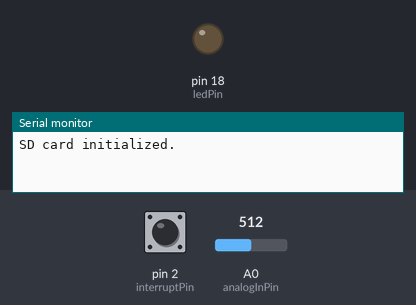
The sketch below on a simulated Arduino Uno, built with avr-gcc and run on an emulated ATmega328P. Parts: output pins drawn as LEDs (lit = HIGH), the last lines printed to the serial monitor. The test bench sets the inputs (shaded band); at power-on: pin 2 (interruptPin) HIGH, A0 (analogInPin) = 512. Storage starts empty.

Above: at 1.4 s.
1.5 s: pin 2 (interruptPin) pulled LOW for 0.15 s
At 2.5 s:
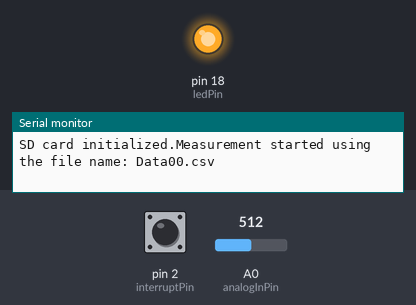
4.6 s: pin 2 (interruptPin) pulled LOW for 1 s
At 5.9 s:
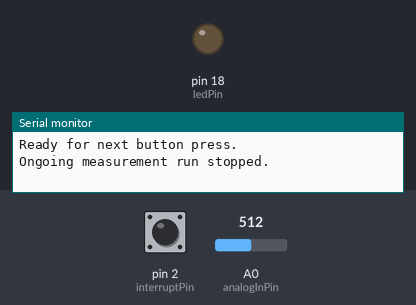
7.1 s: pin 2 (interruptPin) pulled LOW for 3.2 s
At 10.9 s:
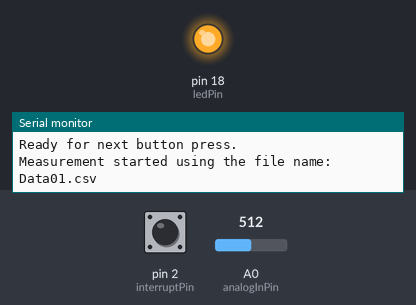
Timing chart, 0 to 12.4 s (numbered marks = the images above; inputs shaded):
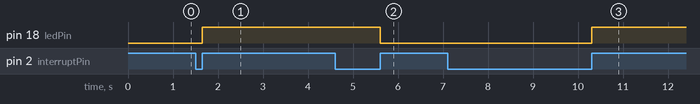

Measured:
- after the input at 1.5 s, pin 18 (ledPin): LOW → HIGH after 0.15 s
- after the input at 4.6 s, pin 18 (ledPin): HIGH → LOW after 1.0 s
- after the input at 7.1 s, pin 18 (ledPin): LOW → HIGH after 3.2 s

The sketch:

SD_ESP8266.ino
```cpp
//Libraries:

//Standard libraries:

#include <TimeLib.h>

//Custom libraries:

#include "watermeas_defines.h"
#include "watermeas_SD.h"
#include "watermeas_measure.h"

//Defines:

#define FILE_BASE_NAME "Data" //Log file base name.  Must be six characters or less.

//Global variables:

//SD card variables:
SdClassWrap sd; //File system object.
SdFileWrap file; //File descriptor.
SD_dbconf dbconf; //Structure containing the entire database configuration.
const uint8_t chipSelect = 15; //SD chip select pin. Be sure to disable any other SPI devices such as Enet.

//Serial variables:
char read_buffer[150];
char write_buffer[150];
int serial_read_count;

//Measurement variables:
int active_run;

void setup() {

    //Starting serial connection.
    Serial.begin(115200);
    serial_read_count = 0; //Resetting the read counter (the program did not read anything yet).

    //Initialize the SD card at SPI_HALF_SPEED to avoid bus errors with breadboards. Use SPI_FULL_SPEED for better performance.
    if (!sd.begin(chipSelect)) {
        Serial.print("SD card init failed.");
    }
    else {
      Serial.print("SD card initialized.");
      SD_configdb(&sd, &dbconf, FILE_BASE_NAME, 90); //Proceed with file initialization if SD library is working.
    }

    //In the beginning there are no ongoing measurement runs.
    active_run = 0;

    //Setup interrupt to control measurement run status.
    measure_config(1000);

}

void loop() {

    //Read data from serial.
    if(Serial.available() > 0)
        for(int k = 0, n = Serial.available(); k < n; k++) read_buffer[serial_read_count++] = Serial.read();

    //Check if a full command has arrived.
    if(serial_read_count >= 2){ //A command is composed by an identification byte and a command body byte.

        //Reset read count.
        serial_read_count = 0;

        //Check for specific serial commands
        if(read_buffer[0] == SERIAL_COMMAND_LS){ //An ls command asks the sensor to give the information of all the stored file (number of files and their name).

            //Identify command.
            Serial.print("LS command was issued.\n");

            //Get all the files by order (then write file name to serial).
            SD_list_files(&sd, &dbconf, write_buffer);

        }

        else if(read_buffer[0] == SERIAL_COMMAND_FILE_READ){ //A read command reads a file with a specific number

            //Auxiliary variables.
            char fileName[13];
            int file_number, aux;

            //Identify command.
            Serial.print("READ_FILE command was issued.\n");

            //Get file name.
            file_number = read_buffer[1] - 48;
            if(SD_get_file_name(&sd, &dbconf, file_number, fileName) == 1){

                //Open file for reading.
                Serial.println(fileName);
                if ( !(file = sd.open(fileName, O_READ | O_WRITE)) ){
                    sprintf(write_buffer, "File %d not opened.\n", file_number); //Issue an error if open failed.
                    Serial.print(write_buffer);
                }

                //Read file.
                else {

                    //Notify the user of the action.
                    sprintf(write_buffer, "Reading file %s...\n", fileName);

                    //Read target file.
                    while( (aux = file.read(write_buffer, 128)) > 0){
                        Serial.write(write_buffer, aux);
                    }

                    //Close file.
                    file.close();

                }

            }

        }

        else if(read_buffer[0] == SERIAL_COMMAND_INIT_RUN){ //An init run command initializes a run file and gives the program permission to write sensor data to it

            //Start run.
            active_run = measure_start_run(&sd, &dbconf);

        }

        else if(read_buffer[0] == SERIAL_COMMAND_END_RUN){ //An end run command finalizes an ongoing run and closes the run file

            //Close measurement run file if a run was active.
            if(active_run){
                active_run = measure_stop_run(&sd, &dbconf); //The run is nolonger active.
            }
            else
                Serial.println("No ongoing measurement run to close. Ignoring command...");

        }

        /*else if(read_buffer[0] == SERIAL_COMMAND_SYNC_TIME){ //Time sync command recieves a time string to get the most recent time onto the arduino

            //Aux vars for time
            char sent_time[11];
            unsigned long sent_time_int;

            Serial.println("A time Sync command was issued");
            //Getting timestamp - ten character string
            for(int k = 0; k < 10; k++){
                sent_time[k]=read_buffer[k+2];
            }
            sent_time_int=atol(sent_time);
            if(sent_time_int>1000000000 && sent_time_int<9999999999){

                Serial.println("Good date, updating time");
                Serial.println(sent_time_int);
                setTime(sent_time_int);
                Serial.print(hour());
                Serial.print(":");
                Serial.print(minute());
                Serial.print(":");
                Serial.print(second());
                Serial.print(" ");
                Serial.print(day());
                Serial.print(" ");
                Serial.print(month());
                Serial.print(" ");
                Serial.print(year());
                Serial.println();
            }
            else
                Serial.println("Bad date, not updated");

        }*/

        else{

            //Unrecognized command
            Serial.println("Command not recognized");
        }

    }

    //Control measurement run status
    active_run = measure_control(&sd, &dbconf);

}
```

watermeas_SD.cpp
```cpp
//Libraries:

//Standard libraries.
#include <stdio.h>
#include <stdlib.h>

//Custom libraries.
#include "watermeas_SD.h"

//Code:

//Auxiliar function for file names.
uint32_t SD_next_file_name(uint32_t base_name_size, char* file_name){

    if (file_name[base_name_size + 1] != '9') {
        file_name[base_name_size + 1]++;
    } else if (file_name[base_name_size] != '9') {
        file_name[base_name_size + 1] = '0';
        file_name[base_name_size]++;
    } else {
        return 0;
    }
    return 1;

}

//Configure database.
void SD_configdb(SdClassWrap* sd, SD_dbconf* dbconf, char* base_name, uint32_t nfiles_max){

    //The database is now configured.
    dbconf->initialized = 1;

    //Initialize data base's base_name.
    memcpy(dbconf->base_name, base_name, strlen(base_name) * sizeof(char) );

    //Get number of files stored in SD with the same base_name.
    dbconf->nfiles_max = nfiles_max; //NOTE: this line needs to be before the next one!
    dbconf->nfiles = SD_number_of_existing_files(sd, dbconf);


}

//Get next unused file name.
void SD_next_unused_file_name(SdClassWrap* sd, SD_dbconf* dbconf, char* file_name){

    //Auxiliary variables.
    uint8_t base_name_size = strlen(dbconf->base_name);

    //Return if database is not initialized.
    if(dbconf->initialized == 0) return ;

    //Check maximum file size.
    if (base_name_size > 6){
        Serial.println("base_name too long.");
        return;
    }

    //Initialize file name.
    sprintf(file_name, "%s00.csv", dbconf->base_name);

    //Look sequentially through a free file name (files go up to number 99).
    while(1) {

        //If file does not exist then this is the next file name to use.
        if(!sd->exists(file_name))
            return ; //Return immidiately.

        //Get next file name.
        if(SD_next_file_name(base_name_size, file_name) == 0){
            Serial.println("File number too large!!");
            return;
        }

    }

    //File name is not valid, so cut the string
    file_name[0] = '\0';

}

//Get number of files stored in SD with the same base_name.
int SD_number_of_existing_files(SdClassWrap* sd, SD_dbconf* dbconf){

    //Auxiliary variables.
    char file_name[13];
    uint8_t base_name_size = strlen(dbconf->base_name);
    int nfiles = 0;

    //Return if database is not initialized.
    if(dbconf->initialized == 0) return nfiles; //zero files in this case.

    //Check maximum file size.
    if (base_name_size > 6){
        Serial.println("base_name too long.");
        return 0;
    }

    //Initialize file name.
    sprintf(file_name, "%s00.csv", dbconf->base_name);

    //Look sequentially through a free file name (files go up to number 99).
    for(int k = 0; k < dbconf->nfiles_max; k++){

        //Increase file number if the file with this name exists
        if(sd->exists(file_name))
            nfiles++;

        //Get next file name.
        if(SD_next_file_name(base_name_size, file_name) == 0){
            Serial.println("File number too large!!");
            return 0;
        }

    }

    //Return number of files.
    return nfiles;

}

//Get file name.
int SD_get_file_name(SdClassWrap* sd, SD_dbconf* dbconf, int file_number, char* file_name){

    //Auxiliary variables.
    uint8_t base_name_size = strlen(dbconf->base_name);

    //Check if required file is inside the number of files currently existing in the SD.
    if( (file_number < 0) || (file_number >= dbconf->nfiles) ){
        Serial.print("Required file does not exist.");
        return 0; //Return failure.
    }

    //Initialize file name.
    sprintf(file_name, "%s00.csv", dbconf->base_name);

    //Go through all possible file names.
    for(int k = 0; k < file_number; ){

        //Check the existance of this file
        if(sd->exists(file_name)) k++; //If it exists then go to the next file in the database.

        //Get next file name.
        if(SD_next_file_name(base_name_size, file_name) == 0)
            return 0; //File name cannot be retreived.
    }

    return 1; //Return success.

}

//List file names.
void SD_list_files(SdClassWrap* sd, SD_dbconf* dbconf, char* write_buffer){

    //Auxiliary variables.
    uint8_t base_name_size = strlen(dbconf->base_name);
    char file_name[13];

    //Write number of files.
    sprintf(write_buffer, "Number of files: ");
    Serial.print(write_buffer);
    Serial.println(dbconf->nfiles);

    //Initialize file name.
    sprintf(file_name, "%s00.csv", dbconf->base_name);

    //Go through all possible file names.
    for(int k = 0; k < dbconf->nfiles; ){

        //Check the existance of this file.
        if(sd->exists(file_name)){
            sprintf(write_buffer, "File %d: %s\n", k, file_name);
            Serial.print(write_buffer);
            k++; //Go to next file.
        }

        //Get to next file name.
        if(SD_next_file_name(base_name_size, file_name) == 0)
            break;

    }

}

//Start a new measurement file.
uint32_t SD_initRun(SdClassWrap* sd, char* file_name, SdFileWrap* file){

  //Get current time.
  uint32_t time_log=millis();

  //Try to open the file.
  (*file) = sd->open(file_name, FILE_WRITE);

  //Return the time of file creation.
  return time_log;

}

//End measurement file.
void SD_endRun(SdFileWrap *file){ file->close(); }
```

watermeas_SD.h
```cpp
#ifndef watermeas_SD
#define watermeas_SD

//Custom libraries.
#include "watermeas_defines.h"

//SD file structure information.
typedef struct t_SD_info {
    uint16_t initialized; //Tells if the database was already configured.
    uint32_t nfiles; //Number of files in the database.
    uint32_t nfiles_max; //Maximum possible number of files in the database.
    char base_name[100]; //Base name for any file belonging to the database.
    char next_file_name[100]; //Next file to be created in the database.
} SD_dbconf;

//Configure database.
void SD_configdb(SdClassWrap* sd, SD_dbconf* dbconfig, char* base_name, uint32_t nfiles_max);

//Get next unused file name.
void SD_next_unused_file_name(SdClassWrap* sd, SD_dbconf* dbconfig, char* file_name);

//Get number of files stored in SD with the same base_name.
int SD_number_of_existing_files(SdClassWrap* sd, SD_dbconf* dbconf);

//Get file name.
int SD_get_file_name(SdClassWrap* sd, SD_dbconf* dbconfig, int file_number, char* file_name);

//List files.
void SD_list_files(SdClassWrap* sd, SD_dbconf* dbconfig, char* write_buffer);

//Start a new measurement file.
uint32_t SD_initRun(SdClassWrap* sd, char* file_name, SdFileWrap* file);

//End current measurement file.
void SD_endRun(SdFileWrap *file);

#endif //watermeas_SD
```

watermeas_defines.h
```cpp
#ifndef __WATERMEAS_DEFINES__
#define __WATERMEAS_DEFINES__

//SD card library includes.
#include <SPI.h>
#include <SD.h>

//SD card library defines
typedef SDClass SdClassWrap;
typedef File SdFileWrap;

//Serial defines.
#define SERIAL_COMMAND_LS 48
#define SERIAL_COMMAND_FILE_READ 49
#define SERIAL_COMMAND_INIT_RUN 50
#define SERIAL_COMMAND_END_RUN 51
#define SERIAL_COMMAND_SYNC_TIME 52

#endif //__WATERMEAS_DEFINES__
```

watermeas_measure.cpp
```cpp
#include "watermeas_measure.h"

//Interrupt routine variables:
const byte ledPin = 18;
const byte interruptPin = 2;
volatile byte measure_button_pressed;
volatile uint32_t measure_button_press_time;
volatile int measure_button_first_time;
int delay_time;

//Measurement variables:
SdFileWrap measure_file; //Log file.
uint32_t theTime;
volatile byte measurement_run_active = LOW;
int measurement_run_initialized = LOW;
uint32_t last_measurement_time;

//Routine that togles measurement run status.
void togle_measurement_run_status() {

    //Only togle measurement run status if this is the first time the button is pressed
    if(measure_button_pressed == 0){
        measure_button_first_time = 1;
        measure_button_pressed = 1; //Activate first button press event flag.
        measurement_run_active = !measurement_run_active; //togle measurement run status.
    }

}

//Configure measure controls.
void measure_config(int delay_time_local){

    delay_time = delay_time_local;
    measure_button_pressed = 0;
    measurement_run_active = LOW;
    measurement_run_initialized = LOW;
    pinMode(ledPin, OUTPUT);
    pinMode(interruptPin, INPUT_PULLUP);
    attachInterrupt(digitalPinToInterrupt(interruptPin), togle_measurement_run_status, RISING);

}

//Start measurement run
int measure_start_run(SdClassWrap* sd, SD_dbconf* dbconf){

    //Auxiliary variables for the new file name.
    char file_name[13];

    //Check if run has already started.

    if(measurement_run_initialized){
        Serial.println("Measurement run already active.");
        return measurement_run_active;
    }

    //Get the new file name.
    SD_next_unused_file_name(sd, dbconf, file_name);

    //Open the new file name and initialize the measurement run.
    theTime=SD_initRun(sd, file_name, &measure_file);

    //Check if file is opened so the run can proceed.
    if(measure_file){
        measurement_run_active = HIGH;
        measurement_run_initialized = HIGH;
        last_measurement_time = millis();
        Serial.print("Measurement started using the file name: ");
        Serial.println(file_name);
    }
    else{
        measurement_run_active = LOW;
        measurement_run_initialized = LOW;
        Serial.println("The measurement run could not be started (check used file name).");
    }

    return measurement_run_active;

}

//Stop measurement run
int measure_stop_run(SdClassWrap* sd, SD_dbconf* dbconf){
    SD_endRun(&measure_file);
    measurement_run_active = LOW;
    measurement_run_initialized = LOW;
    Serial.println("Ongoing measurement run stopped.");
    return measurement_run_active;
}

//Manage measure run start and end.
int measure_control(SdClassWrap* sd, SD_dbconf* dbconf){

    //Visualy identify measurement run status.
    digitalWrite(ledPin, measurement_run_active);

    //Control the button press times and initializations
    if(measure_button_pressed){

        //check if this is the first time this is is checked, so the delay can be set and the propper initializations as well
        if(measure_button_first_time){
            measure_button_first_time = 0;
            measure_button_press_time = millis();
            if(measurement_run_active)
                measure_start_run(sd, dbconf); //Measurement run can be set to low here if initialization failed.
            else
                measure_stop_run(sd, dbconf);
        }

        if( (millis() - measure_button_press_time) > delay_time ){ //Button can only be pressed within periodes of delay_time to filter out transient unstable switch responses
            measure_button_pressed = 0;
            Serial.println("Ready for next button press.");
        }
    }

    //Acquire data if there is an on-going measurement run.
    if(measurement_run_active){

        //Acquire according to the specified sampling time.
        if( (millis() - last_measurement_time) >= SAMPLING_TIME ){
            last_measurement_time = millis();
            measure_logData(&measure_file,theTime);
        }
    }

    //Return measurement run status.
    return measurement_run_active;

}

//Make measurement, write time and value to buffer.
void measure_makeMeasurement(char* bufferStr, uint32_t startTime){
  String dataStr;
  uint32_t currentTime;
  int sensorValue;
  int analogInPin=A0;

  //Get measurement from sensor
  sensorValue = analogRead(analogInPin);

  //Eventually convert the data here into Newtons

  //Update time
  currentTime=millis()-startTime;

  //Concatenate data string
  dataStr=currentTime;
  dataStr=dataStr+",";
  dataStr=dataStr+sensorValue;
  dataStr=dataStr+"\n";

  sprintf(bufferStr,"%s",dataStr.c_str());
}

//Write data to measurement file
uint32_t measure_logData(SdFileWrap* fileStream, uint32_t startTime) {
  char measurement[14];

  // Write data to file.  Start with log time in micros.
  measure_makeMeasurement(measurement,startTime);

  return ( (fileStream->write((char*)measurement))==sizeof(measurement));
}
```

watermeas_measure.h
```cpp
#include "watermeas_defines.h"
#include "watermeas_SD.h"

#define SAMPLING_TIME 10

//configure measure controls.
void measure_config(int delay_time_local);

//Start measurement run
int measure_start_run(SdClassWrap* sd, SD_dbconf* dbconf);

//Stop measurement run
int measure_stop_run(SdClassWrap* sd, SD_dbconf* dbconf);

//manage measure run start and end.
int measure_control(SdClassWrap* sd, SD_dbconf* dbconf);

//Make measurement, write time and value to buffer
void measure_makeMeasurement(char* bufferStr,uint32_t startTime);

//Write data to measurement file
uint32_t measure_logData(SdFileWrap* fileStream, uint32_t startTime);
```
